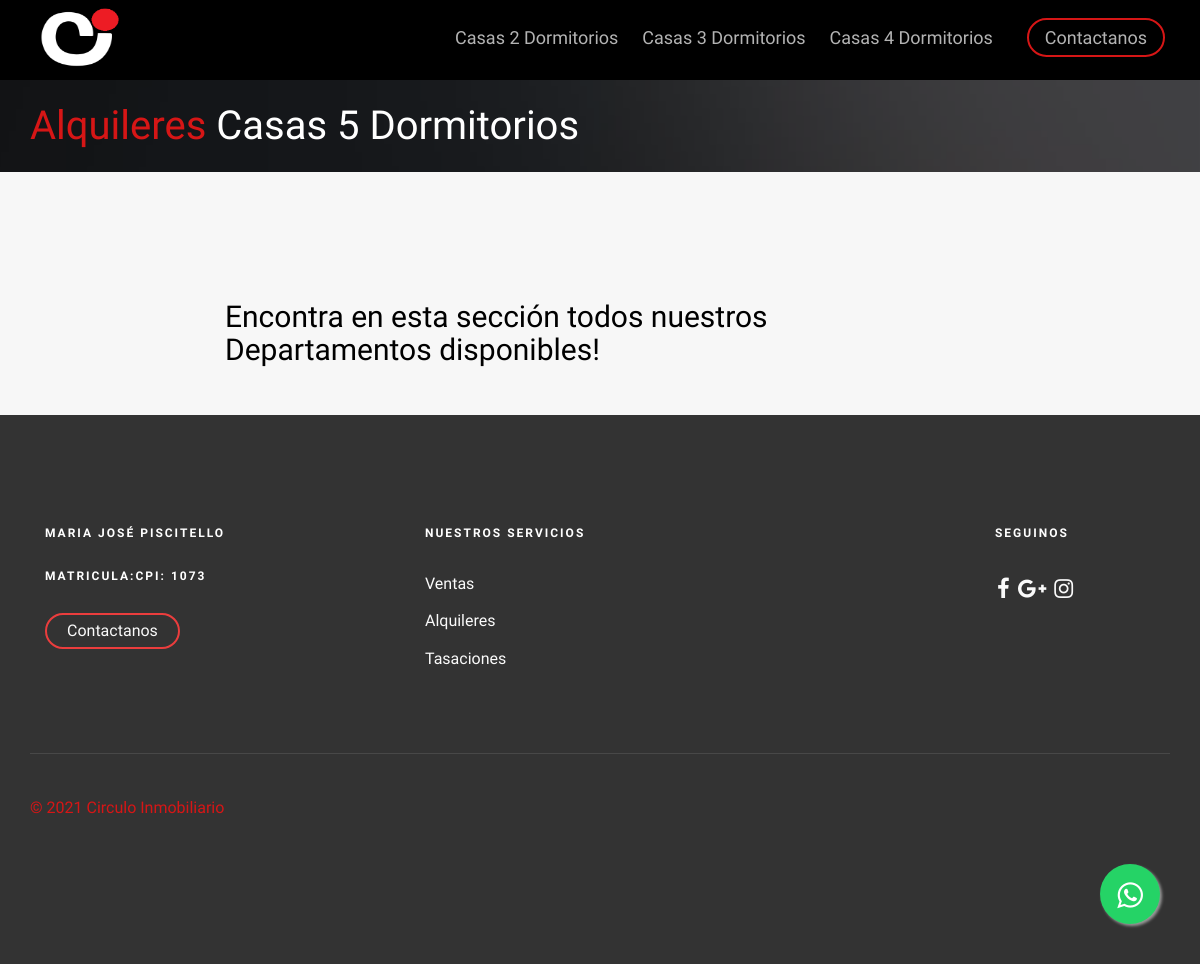
/alquileres/alqui_casacincodormi/, run on an earlier commit of the app's database.
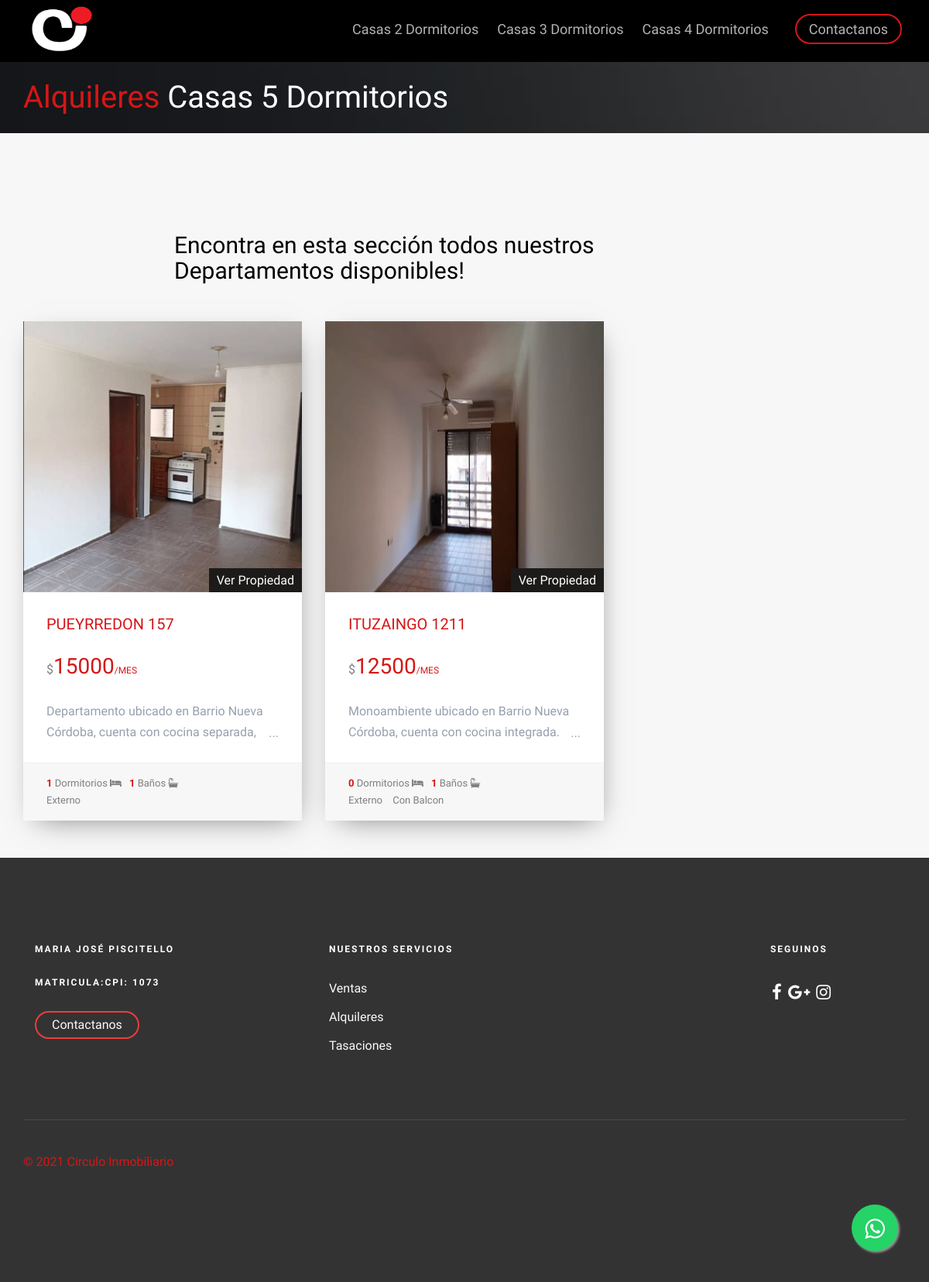
And on a later commit of the database.
### Alquileres/models.py (models this page shows, shortened)
class PostImagenes(models.Model):
    post= models.ForeignKey(PostAlquiler, default =None ,on_delete=models.CASCADE)
    image = models.ImageField(upload_to ="Imagenes",verbose_name="Imagenes")
    class Meta:
        verbose_name="Agregar una Imagen"
        verbose_name_plural="Agregar mas Imagenes"

class PostAlquiler(models.Model):
    balcon=(('Con Balcon','Con Balcon'),('',''))
    balcon = models.CharField(max_length=100, choices = balcon,default="Con Balcon", null=True, blank=True)
    frente= (('Externo','Externo'),('Contrafrente','Contrafrente'))
    frente = models.CharField(max_length=100,choices=frente, default = "Externo")
    title=  models.CharField(max_length=200, verbose_name="Titulo ")
    content = models.TextField(verbose_name="Contenido",max_length=800,)
    imagen = models.ImageField(verbose_name="Imagen", blank =True ,null =True,upload_to="Alquileres")
    price = models.IntegerField(verbose_name="Precio")
    ambientes = models.IntegerField(verbose_name="Dormitorios o Ambientes",blank =True ,null =True)
    superficie= models.IntegerField(verbose_name="Superficie (locales u oficinas)",blank =True,null =True )
    baños= models.IntegerField(verbose_name="Baños",blank = True,null =True)
    plantas= models.IntegerField(verbose_name="Plantas (locales u oficinas)", blank = True,null =True)
    autor = models.ForeignKey(User,verbose_name="Autor", on_delete=models.CASCADE)
    categories= models.ManyToManyField(Category, verbose_name="Categoria")
    created = models.DateTimeField(auto_now_add=True, verbose_name="Creado")
    updated = models.DateTimeField(auto_now=True, verbose_name="Editado")
    class Meta:
            verbose_name="Publicacion"
            verbose_name_plural="Plublicaciones"
            ordering= ["-created"]

### Alquileres/views.py (the view)
# urls.py: path('alqui_casacincodormi/', views.alqui_casacincodormi ,name ="alqui_casacincodormi"),
def alqui_casacincodormi(request):
    casacincodormis=PostAlquiler.objects.filter(categories=Category.objects.get(nombre = "Casas 5 Dormitorios"))
    return render(request,'Alquileres/alqui_casacincodormi.html',{ 'casacincodormis':casacincodormis})

### Alquileres/templates/Alquileres/alqui_casacincodormi.html (shortened to what the changed rows need)
{% extends 'App1/base.html'%} {% load static %} {% block header %}
<div id="fh5co-page">
    {% endblock %} {% block content %}
    <div class="fh5co-page-title" style="background-image: url({% static 'Appp1/images/slide_6.jpg'%});">
        <div class="container">
            <div class="row">
                <div class="col-md-12 animate-box">
                    <h1><a href="{% url 'alquiler' %}" style="text-decoration:none">Alquileres</a></span> Casas 5 Dormitorios</h1>
                </div>
            </div>
        </div>
    </div>
    <div id="best-deal">
        <div class="container">
            <div class="row">
                <div class="col-md-8 col-md-offset-2 text-center fh5co-heading animate-box" data-animate-effect="fadeIn">
                    <h2>Encontra en esta sección todos nuestros Departamentos disponibles!</h2>
                </div>
                {% for casacincodormi in casacincodormis %}
                <div class="col-md-4 item-block animate-box" data-animate-effect="fadeIn">
                    <div class="fh5co-property">
                        <figure>
                            <div id="carouselExampleControls" class="carousel slide" data-ride="carousel">
                                <div class="carousel-inner">
                                    {% for pi in casacincodormi.postimagenes_set.all %}
                                    <div class="item {% if forloop.first %} active {% endif %}">
                                        <img class="carousel-inner" src="{{pi.image.url}}" alt="First slide">
                                    </div>
                                    {% endfor %}
                                </div>
                            </div>
                            <a href="{% url 'article' casacincodormi.id  %}" class="tag"> Ver Propiedad</a>
                        </figure>
                        <div class="fh5co-property-innter">
                            <h3><a href="{% url 'article' casacincodormi.id  %}">{{casacincodormi.title}}</a></h3>
                            <div class="price-status">
                                <span class="per">$</span><span class="price">{{casacincodormi.price}}<span class="per">/Mes</span></span>
                            </div>
                            <div class="property-content-wrapper">
                                <p>{{casacincodormi.content}} </p>
                            </div>
                        </div>
                        <p class="fh5co-property-specification">
                            <span><strong>{{casacincodormi.ambientes}} </strong> Dormitorios  <i class="fa fa-bed"></i></i></span><span><strong>{{casacincodormi.baños}}</strong> Baños  <i class="fa fa-bath"></i></span>
                            <br><span>{{casacincodormi.frente}}</span>
                            <span>   {% if casacincodormi.balcon %} {{casacincodormi.balcon}} {% endif %} </span>
                        </p>
                    </div>
                </div>
                {% endfor %}
            </div>
        </div>
        {% endblock %}

What changed in the data, as far as the page shows it:
added PostAlquiler: title "PUEYRREDON 157", price "15000", content "Departamento ubicado en Barrio Nueva Córdoba, cuenta con cocina separada,…", ambientes "1", baños "1", frente "Externo"
added PostImagenes: image (picture), shown under "PUEYRREDON 157"
added PostAlquiler: title "ITUZAINGO 1211", price "12500", content "Monoambiente ubicado en Barrio Nueva Córdoba, cuenta con cocina integrada.…", ambientes "0", baños "1", frente "Externo", balcon "Con Balcon"
added PostImagenes: image (picture), shown under "ITUZAINGO 1211"
